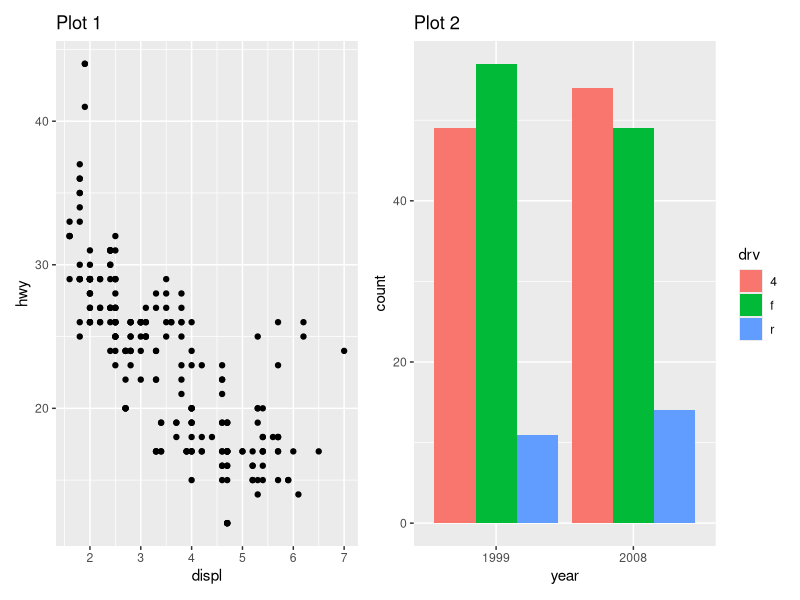
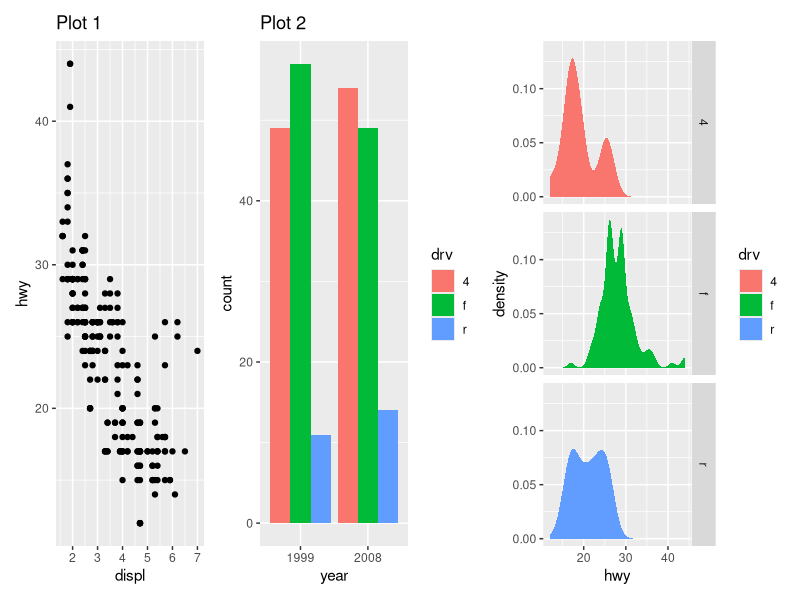
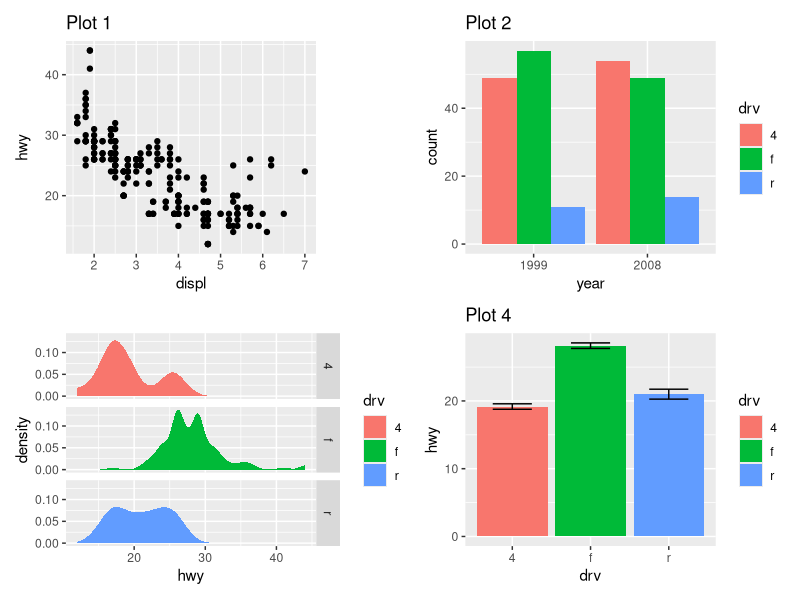
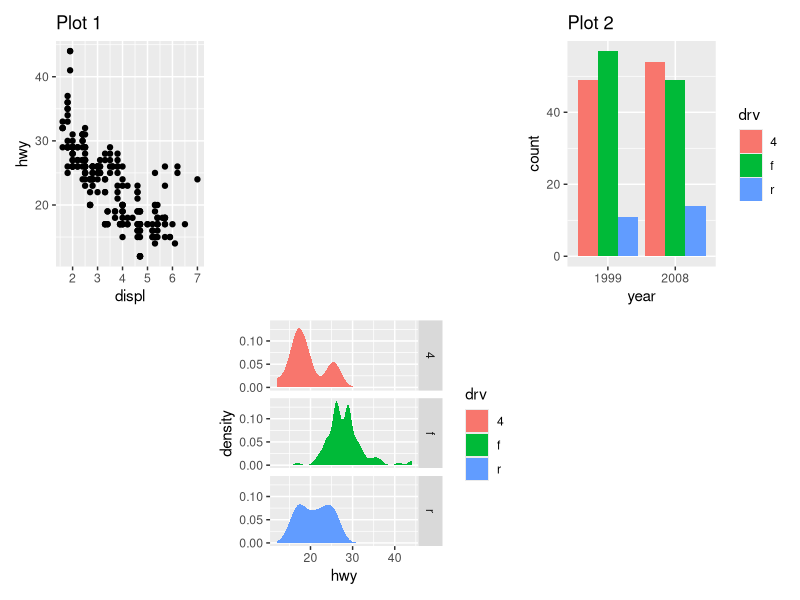
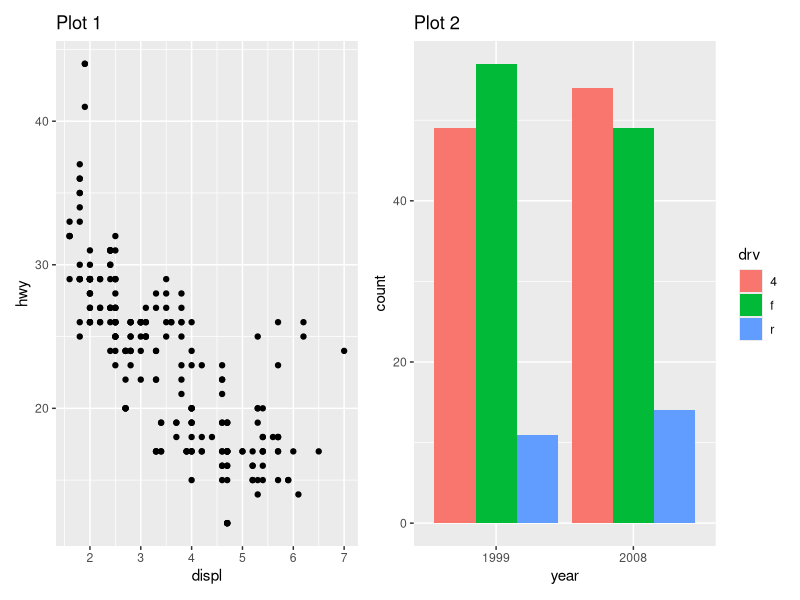
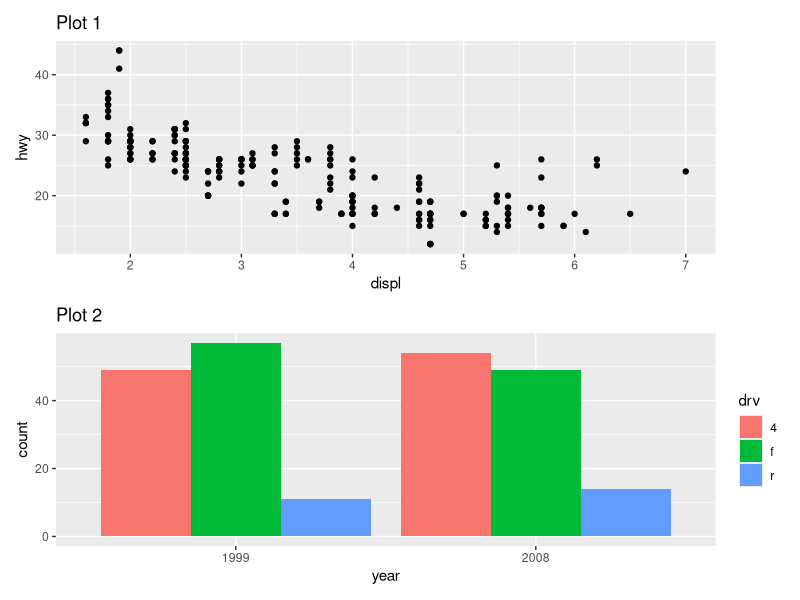
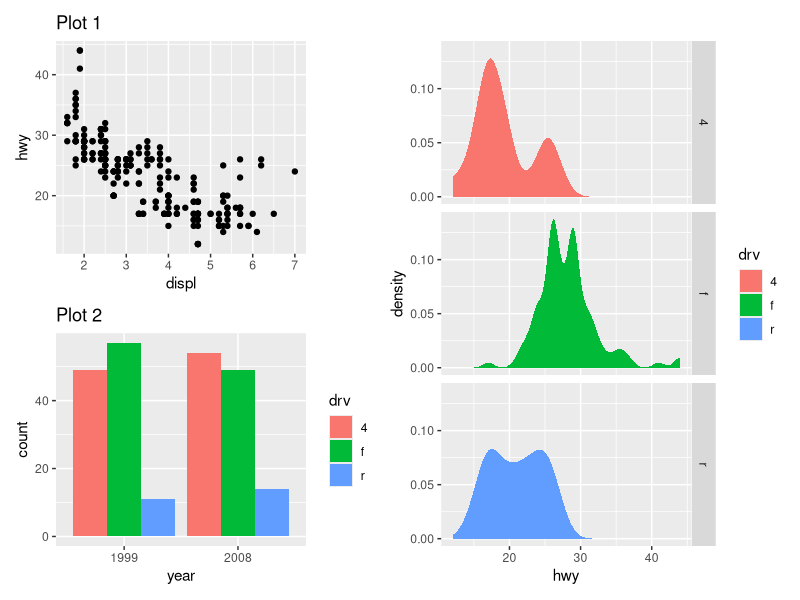
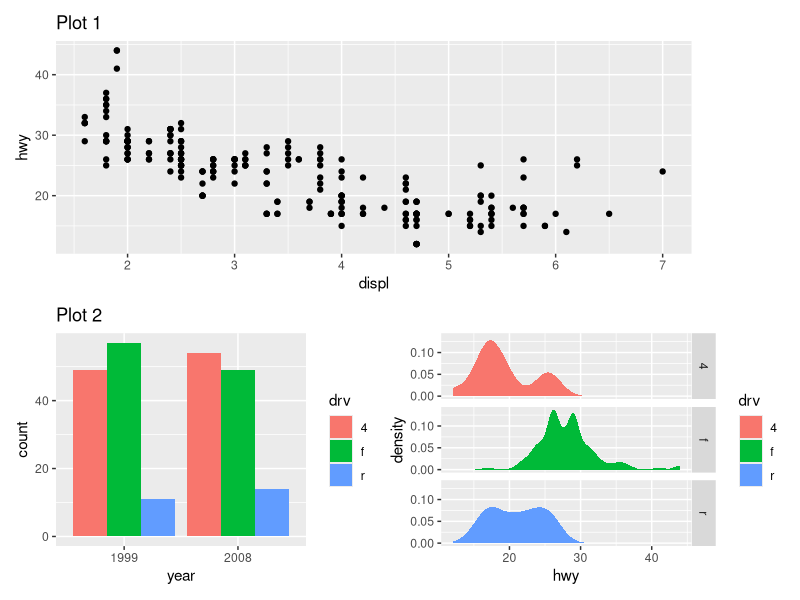

Write the R code that produced these figures, in order.
## ---- chunk 1
library(ggplot2)
## ---- chunk 2
p1 <- ggplot(mpg) +
  aes(displ, hwy) +
  geom_point() +
  labs(title="Plot 1")

p2 <- ggplot(mpg) +
  aes(as.character(year), fill=drv) +
  geom_bar(position="dodge") + 
  labs(title="Plot 2", x="year")

p3 <- ggplot(mpg) +
  aes(hwy, fill=drv) +
  geom_density(color=NA) + 
  facet_grid(drv~.)

p4 <- ggplot(mpg) +
  aes(drv, hwy) +
  stat_summary(aes(fill=drv), geom="col", fun.data=mean_se) +
  stat_summary(geom="errorbar", fun.data=mean_se, width=0.5) +
  labs(title="Plot 4")
## ---- chunk 3
library(patchwork)

p1 + p2
p1 + p2 + p3
p1 + p2 + p3 + p4
p1 + plot_spacer() + p2 + plot_spacer() + p3 + plot_spacer()
## ---- chunk 4
p1 | p2
p1 / p2
(p1 / p2) | p3
p1 / (p2 | p3)
## ---- chunk 5
p1 + p2 + p3 + p4 + 
  plot_layout(ncol=3)
p1 + p2 + p3 + p4 + 
  plot_layout(widths=c(2, 1))
p1 + p2 + p3 + p4 + 
  plot_layout(widths=c(2, 1), heights=unit(c(5, 1), c('cm', 'null')))
## ---- chunk 6
layout <- "
#BB
ACD
#CD
"
p1 + p2 + p3 + p4 +
  plot_layout(design=layout)

layout <- "
AAB
C#B
CDD
"
p1 + p2 + p3 + p4 +
  plot_layout(design=layout)
## ---- chunk 7
layout <- c(
  area(1, 1, 1, 2),
  area(1, 3, 2, 3),
  area(2, 1, 3, 1),
  area(3, 2, 3, 3)
)
p1 + p2 + p3 + p4 +
  plot_layout(design=layout)
## ---- chunk 8
plots <- list(p1, p2, p3, p4)
wrap_plots(plots, design=layout)
## ---- chunk 9
p_fixed <- ggplot(mpg) +
  aes(hwy, cty) +
  geom_point() +
  coord_fixed() +
  labs(title="Fixed coords")

p_fixed + p1 + p2 + p3
## ---- chunk 10
p_fixed + p1 + p2 + p3 + plot_layout(heights = 1)
p_fixed + p1 + p2 + p3 + plot_layout(widths=1)
## ---- chunk 11
p1 + p2 + p3 + p4
p1 + p2 + p3 + p4 + plot_layout(guides="collect") # this has a bug, it doesn't play well with ggplot. But it is supposed to search through the plots to see if they have the same legends, but it doens't seem to be working
## ---- chunk 12
p1 + p2 + (p3 + plot_layout(guides="keep")) + p4 + plot_layout(guides="collect") # this is keeping a legend for p3
## ---- chunk 13
layout <- "
AAB
CEB
CDD
"
p1 + p2 + p3 + p4 + guide_area() +
  plot_layout(design=layout, guides="collect") # we should only have one centered, but instead we have 2 because of the bug
## ---- chunk 14
text <- wrap_elements(grid::textGrob("Some really important text"))
table <- wrap_elements(gridExtra::tableGrob(mtcars[1:10, c("mpg", "disp")]))

p1 + table # adds a table to the graph
text + p1 # add text to the plot
## ---- chunk 15
p1 + p2 + p3 + p4 +
  plot_annotation(
    title = "Composition title",
    subtitle = "Composition subtitle",
    caption = "Composition caption",
    tag_levels = "a",
    tag_suffix = ")",
    theme = theme(plot.title=element_text(color="red"))
  )
# annotations with the layout
## ---- chunk 16
p1 + inset_element(p2, left=0.6, bottom=0.6, right=1, top=1, align_to="panel") # alignment to the panel
p1 + inset_element(p2, left=0.6, bottom=0.6, right=1, top=1, align_to="plot") # alignment to the plot
p1 + inset_element(p2, left=0.6, bottom=0.6, right=1, top=1, align_to="full") # alignment to the full plot
## ---- chunk 17
p1 + inset_element(p2, left=0.6, bottom=0.6, right=1, top=1, align_to="full") +
  plot_annotation(tag_levels="a")
## ---- chunk 18
xlim <- c(2.9, 3.2)
ylim <- c(21, 28)

p_zoom <- p1 +
  coord_cartesian(xlim=xlim, ylim=ylim, expand=FALSE) +
  labs(title=NULL) +
  theme_light() +
  theme(
    axis.title = element_blank(),
    plot.background = element_blank(),
    plot.margin = unit(c(0, 0, 0, 0), "mm")
  ) # this part zooms in on the graph

p1 +
  annotate("rect", xmin=xlim[1], xmax=xlim[2], ymin=ylim[1], ymax=ylim[2], fill=NA, color="black") +
  annotate("segment", x=xlim[2], xend=5.2, y=ylim[1], yend=29, linetype="dashed") +
  annotate("segment", x=xlim[1], xend=4.5, y=ylim[2], yend=45, linetype="dashed") +
  inset_element(p_zoom, left=0.5, bottom=0.45, right=0.65, top=0.95)
